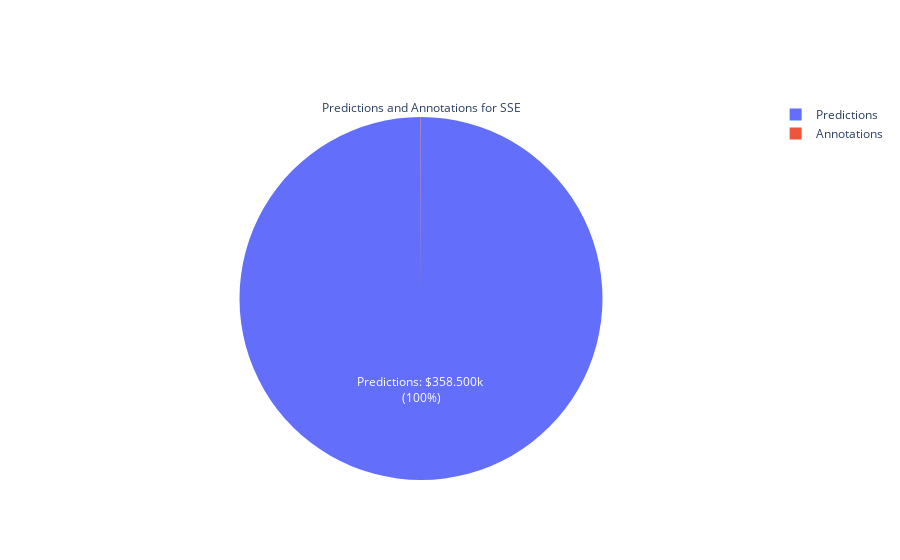

The notebook cell this image was saved under:
### Code cell
#Prediction dates for instructors are NaN. Filtering predictions by INS.
df_INS = df[df['predictedDate'].isnull()]

fig1 = go.Figure(go.Pie(
    values = [predictions_MACH_week.sum(), len(df_INS)],
    labels = ["Predictions", "Annotations"],
    title_text="Predictions and Annotations for SSE",
    texttemplate = "%{label}: %{value:$,s} <br>(%{percent})",
    textposition = "inside"))

fig1.show()

### Figure 1 — Plotly figure (JSON) as saved in the notebook; plotly's stock layout.template omitted (floating-point values rounded to 4 significant figures)
{"data": [{"labels": ["Predictions", "Annotations"], "textposition": "inside", "texttemplate": "%{label}: %{value:$,s} <br>(%{percent})", "title": {"text": "Predictions and Annotations for SSE"}, "type": "pie", "values": [358500, 85]}], "layout": {}}
